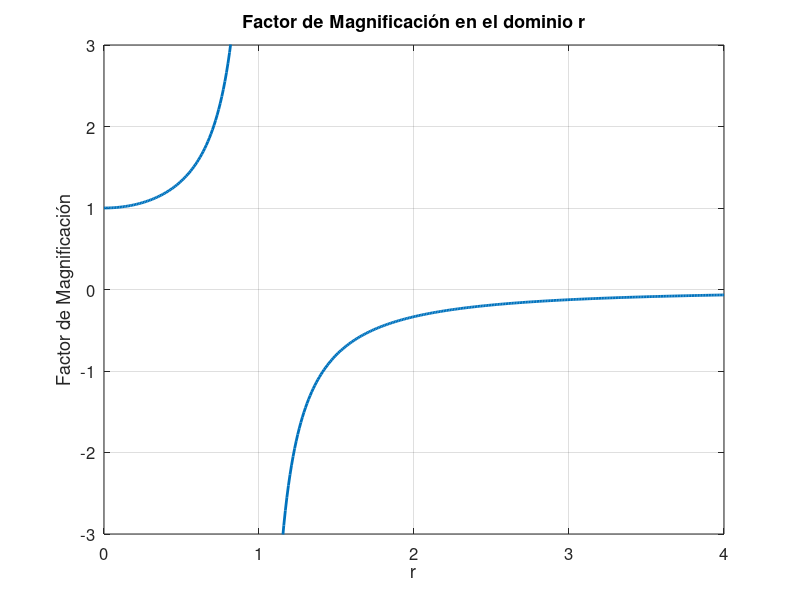

Here is the MATLAB script that generated this plot:
% Factor de Magnificación, Tarea 2 del curso de Vibraciones.
% María Fernanda Abarca Jiménez B50013 

clear variables 
clc

r=(0:0.01:4); % r en el dominio de 0 a 4; r=w/wn

fm=1./(1-(r.^2)); % Factor de Magnificación

plot(r, fm, 'Linewidth', 2);
xlabel('r', 'Fontsize',12);
ylabel('Factor de Magnificación', 'Fontsize', 12);
ylim([-3 3]);
set(gca,'Fontsize',12); % Cambio de tamaño de numeros de ejes a 14
title('Factor de Magnificación en el dominio r','Fontsize', 13);
grid on

saveas(gcf,'FactorMagni','png'); % Para guardar esa grafica con ese nombre en ese formato